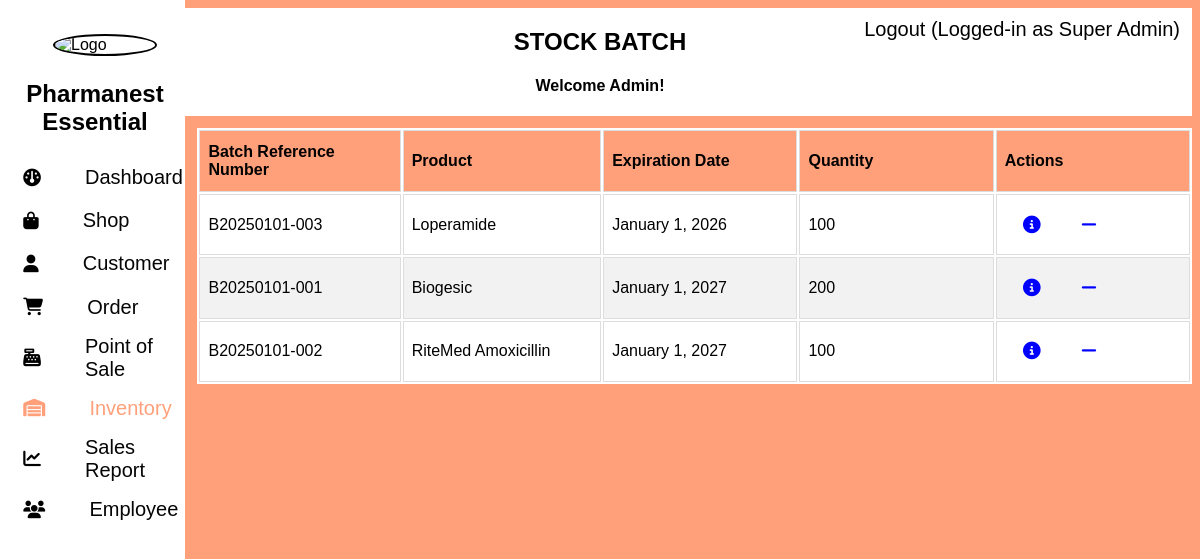
/admin/inventory/stock/batch/index.php (signed in), run on the app's committed database.
### tables this page shows
CREATE TABLE `batch` (
  `id` int(11) NOT NULL,
  `reference_number` varchar(256) NOT NULL,
  `date_received` date NOT NULL DEFAULT current_timestamp(),
  `expiration_date` date NOT NULL,
  `supplier_id` int(11) NOT NULL,
  `product_id` int(11) NOT NULL,
  `employee_id` int(11) NOT NULL,
  `received_quantity` int(11) NOT NULL,
  `date_disposed` date DEFAULT NULL,
  `disposed_quantity` int(11) DEFAULT NULL,
  `batch_cost` double NOT NULL
);

CREATE TABLE `product` (
  `id` int(11) NOT NULL,
  `name` varchar(256) NOT NULL,
  `price` double NOT NULL,
  `current_quantity` int(11) NOT NULL DEFAULT 0,
  `applicable_discounts` varchar(128) NOT NULL,
  `prescription_is_required` tinyint(1) NOT NULL,
  `photo` text NOT NULL,
  `rack_location` text NOT NULL,
  `maintaining_quantity` int(11) NOT NULL,
  `cost` double DEFAULT NULL
);

### admin/inventory/stock/batch/index.php (the view, shortened to what this page needs)
<?php
    $base_url = $_SESSION["BASE_URL"];
    $doc_root = $_SESSION["DOC_ROOT"];
?>
<!DOCTYPE html>
<html>
    <head>
        <link rel="stylesheet" href="https://cdnjs.cloudflare.com/ajax/libs/font-awesome/6.5.1/css/all.min.css">
        <link rel="stylesheet" type="text/css" href="<?php echo $base_url;?>assets/styles/bootstrap.css">
        <link rel="stylesheet" type="text/css" href="../../../styles.css">
        <link rel="stylesheet" type="text/css" href="styles.css">
    </head>
    <body>
        <?php include '../../../components/side_nav.php'; ?>
        <?php
            include '../../../components/top_nav.php';
        ?>
        <?php
            include($doc_root.'/utils/connect.php');
            $sqlGetProductBatches = "SELECT
                                        b.id AS batch_id,
                                        p.id AS product_id,
                                        reference_number,
                                        expiration_date,
                                        received_quantity,
                                        p.name AS product_name,
                                        date_disposed
                                    FROM batch b
                                    INNER JOIN product p ON b.product_id=p.id";
            $filter_str = "";
            $offset = 0;
            $sqlGetProductBatches .= $filter_str ." ORDER BY expiration_date ASC LIMIT ".$offset.", 10";
            $result = mysqli_query($conn,$sqlGetProductBatches);
        ?>
        <div class="table">
            <table>
                <thead>
                    <tr>
                        <th>Batch Reference Number</th>
                        <th>Product</th>
                        <th>Expiration Date</th>
                        <th>Quantity</th>
                        <th>Actions</th>
                    </tr>
                </thead>
                <tbody>
                    <?php
                    $index = 0;
                    while($data = mysqli_fetch_array($result)){
                        $date = new DateTime($data["expiration_date"]);
                        $formattedDate = $date->format('F j, Y');
                    ?>
                    <tr>
                        <td><?php echo $data["reference_number"];?></td>
                        <td><?php echo $data["product_name"];?></td>
                        <td><?php echo $formattedDate;?></td>
                        <td><?php echo $data["received_quantity"];?></td>
                        <td>
                            <u class="u_action" onclick="redirectToBatchDetailsPage(<?php echo $data['batch_id']; ?>)"><i class="button-icon fas fa-circle-info" title="View Details"></i></u>
                            <?php if (is_null($data['date_disposed'])){echo "<u class='u_action' onclick=\"showDisposeStockModal(".$index.")\"><i class=\"button-icon fas fa-minus\" title=\"Dispose Stock\"></i></u>";} ?>
                        </td>
                    </tr>
                    <?php
                        $index++;
                    }
                    ?>
                </tbody>
            </table>
        </div>
    </body>
</html>

### admin/styles.css (style rules this page uses)
body { font-family: Arial, sans-serif; background-color: lightsalmon; }
i { padding:0.8rem 0.2rem; border-radius:10px; font-size:1.10rem; cursor:pointer; margin:0 15px; transition:1s; }

### admin/inventory/stock/batch/styles.css (style rules this page uses)
.table { background-color: white; width: 84%; float: right; font-family: Arial; border-collapse: collapse; overflow:auto; margin-top: 1%; }
.table td, .table th { border: 1px solid #ddd; padding: 8px; }
th { width: 10%; }
.table tr:nth-child(even) { background-color: #f2f2f2; }
.table th { padding-top: 12px; padding-bottom: 12px; text-align: left; background-color: lightsalmon; color: black; }
.u_action { color: blue; }

### data on the page
batch: reference_number "B20250101-003", product.name "Loperamide", expiration_date "January 1, 2026", received_quantity "100"
batch: reference_number "B20250101-001", product.name "Biogesic", expiration_date "January 1, 2027", received_quantity "200"
batch: reference_number "B20250101-002", product.name "RiteMed Amoxicillin", expiration_date "January 1, 2027", received_quantity "100"

### other printed values
$_SESSION['user_role'] "Super Admin"
$current_page_title "STOCK BATCH"
$_SESSION['user_first_name'] "Admin"
